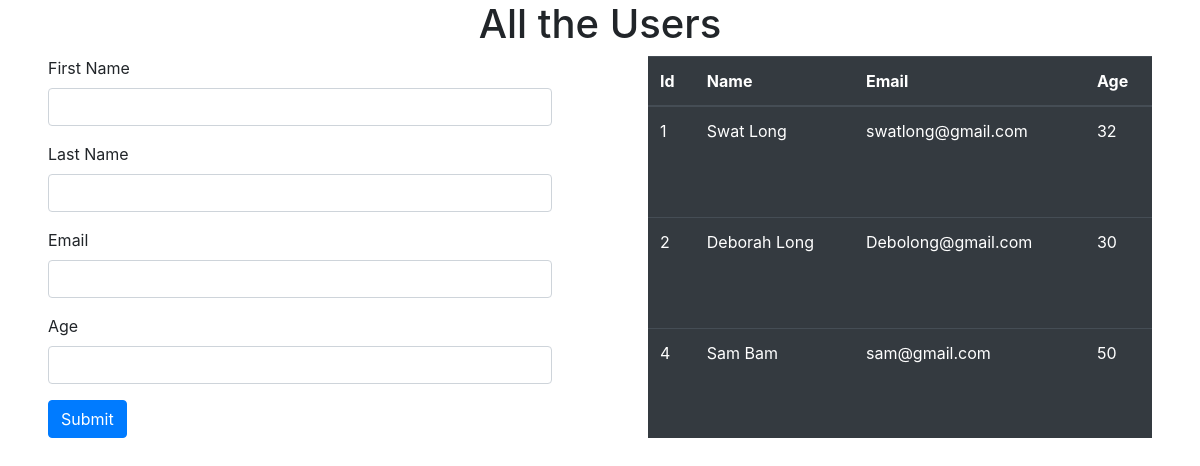
Before: / with the older database file.
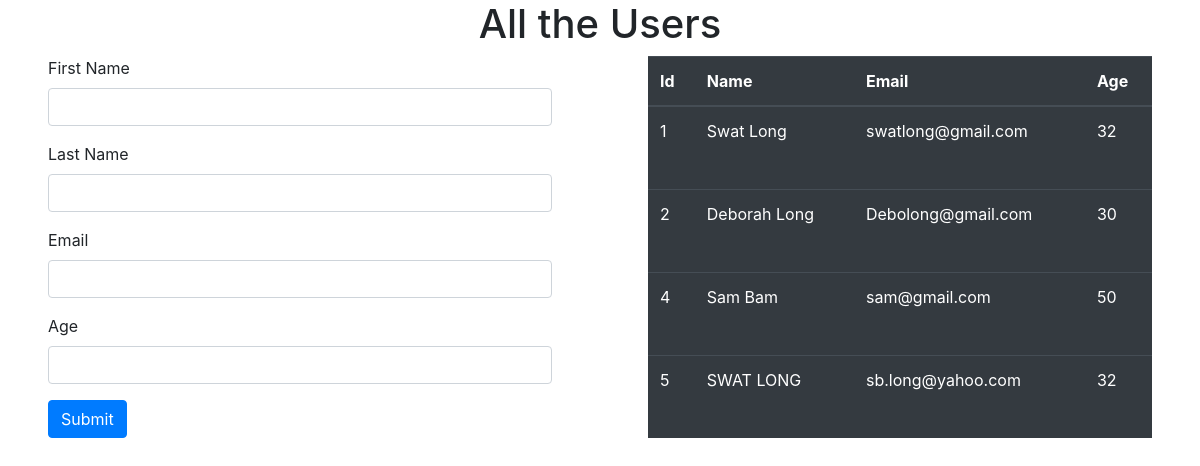
After: the same page with the newer database file.
### users_app/models.py (models this page shows)
class User(models.Model):
    first_name = models.CharField(max_length=45)
    last_name = models.CharField(max_length=45)
    email = models.CharField(max_length=45)
    age = models.IntegerField()
    created_at = models.DateTimeField(auto_now_add=True)
    updated_at = models.DateTimeField(auto_now=True)
    @property
    def full_name(self):
        return f"{self.first_name} {self.last_name}"

### users_app/views.py (the view)
# urls.py: path('', views.index),
def index(request):
    context = {
        'users': User.objects.all()
    }
    return render(request, 'index.html', context)

### users_app/templates/index.html (shortened to what this page needs)
<!DOCTYPE html>
<html lang="en">
<head>
    <link href="https://stackpath.bootstrapcdn.com/bootstrap/4.5.0/css/bootstrap.min.css" rel="stylesheet">
    {% load static %}
    <link rel="stylesheet" href="{% static 'style.css' %}">
</head>
<body>
    <h1>All the Users</h1>
    <div id="home">
        <form action="/create" method="POST">
            <div class="form-group">
                <label for="first_name">First Name</label>
                <input type="text" id="first_name" name="first_name" class="form-control">
            </div>
            <div class="form-group">
                <label for="last_name">Last Name</label>
                <input type="text" id="last_name" name="last_name" class="form-control">
            </div>
            <div class="form-group">
                <label for="email">Email</label>
                <input type="email" name="email" id="email" class="form-control">
            </div>
            <div class="form-group">
                <label for="age">Age</label>
                <input type="number" name="age" id="age" class="form-control">
            </div>
            <button class="btn btn-primary">Submit</button>
        </form>
        <table class="table table-dark">
            <thead>
                <tr>
                    <th>Id</th>
                    <th>Name</th>
                    <th>Email</th>
                    <th>Age</th>
                </tr>
            </thead>
            <tbody>
            {% for user in users %}
                <tr>
                    <td>{{ user.id }}</td>
                    <td>{{ user.full_name }}</td>
                    <td>{{ user.email }}</td>
                    <td>{{ user.age }}</td>
                </tr>
            {% endfor %}
            </tbody>
        </table>
    </div>
</body>
</html>

### users_app/static/style.css (style rules this page uses)
#home { display: flex; justify-content: space-between; }
#home > * { width: 50%; margin: 0 3em; }
body > h1 { text-align: center; }

Changed rows visible on the page:
added User: id "5", full_name "SWAT LONG", email "sb.long@yahoo.com", age "32"
